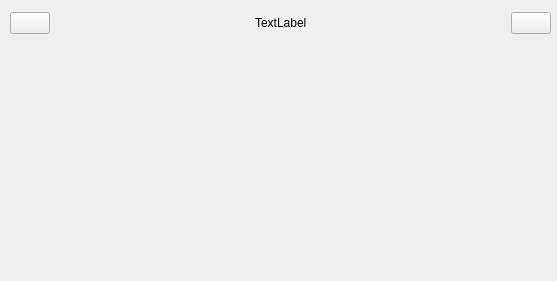
<?xml version="1.0" encoding="UTF-8"?>
<ui version="4.0">
 <class>MasterVew</class>
 <widget class="QWidget" name="MasterVew">
  <property name="geometry">
   <rect>
    <x>0</x>
    <y>0</y>
    <width>557</width>
    <height>281</height>
   </rect>
  </property>
  <property name="windowTitle">
   <string>MasterVew</string>
  </property>
  <widget class="QStackedWidget" name="stackedWidget">
   <property name="geometry">
    <rect>
     <x>10</x>
     <y>50</y>
     <width>541</width>
     <height>221</height>
    </rect>
   </property>
  </widget>
  <widget class="QWidget" name="layoutWidget">
   <property name="geometry">
    <rect>
     <x>10</x>
     <y>10</y>
     <width>541</width>
     <height>26</height>
    </rect>
   </property>
   <layout class="QHBoxLayout" name="horizontalLayout">
    <item>
     <widget class="QPushButton" name="btnback">
      <property name="text">
       <string/>
      </property>
      <property name="icon">
       <iconset resource="lab3a.qrc">
        <normaloff>:/img/circle_left.png</normaloff>:/img/circle_left.png</iconset>
      </property>
     </widget>
    </item>
    <item>
     <spacer name="horizontalSpacer">
      <property name="orientation">
       <enum>Qt::Horizontal</enum>
      </property>
      <property name="sizeHint" stdset="0">
       <size>
        <width>40</width>
        <height>20</height>
       </size>
      </property>
     </spacer>
    </item>
    <item>
     <widget class="QLabel" name="labelTitle">
      <property name="text">
       <string>TextLabel</string>
      </property>
     </widget>
    </item>
    <item>
     <spacer name="horizontalSpacer_2">
      <property name="orientation">
       <enum>Qt::Horizontal</enum>
      </property>
      <property name="sizeHint" stdset="0">
       <size>
        <width>29</width>
        <height>17</height>
       </size>
      </property>
     </spacer>
    </item>
    <item>
     <widget class="QPushButton" name="btnLogout">
      <property name="text">
       <string/>
      </property>
      <property name="icon">
       <iconset resource="lab3a.qrc">
        <normaloff>:/img/logout.png</normaloff>:/img/logout.png</iconset>
      </property>
     </widget>
    </item>
   </layout>
  </widget>
 </widget>
 <resources>
  <include location="lab3a.qrc"/>
 </resources>
 <connections/>
</ui>
